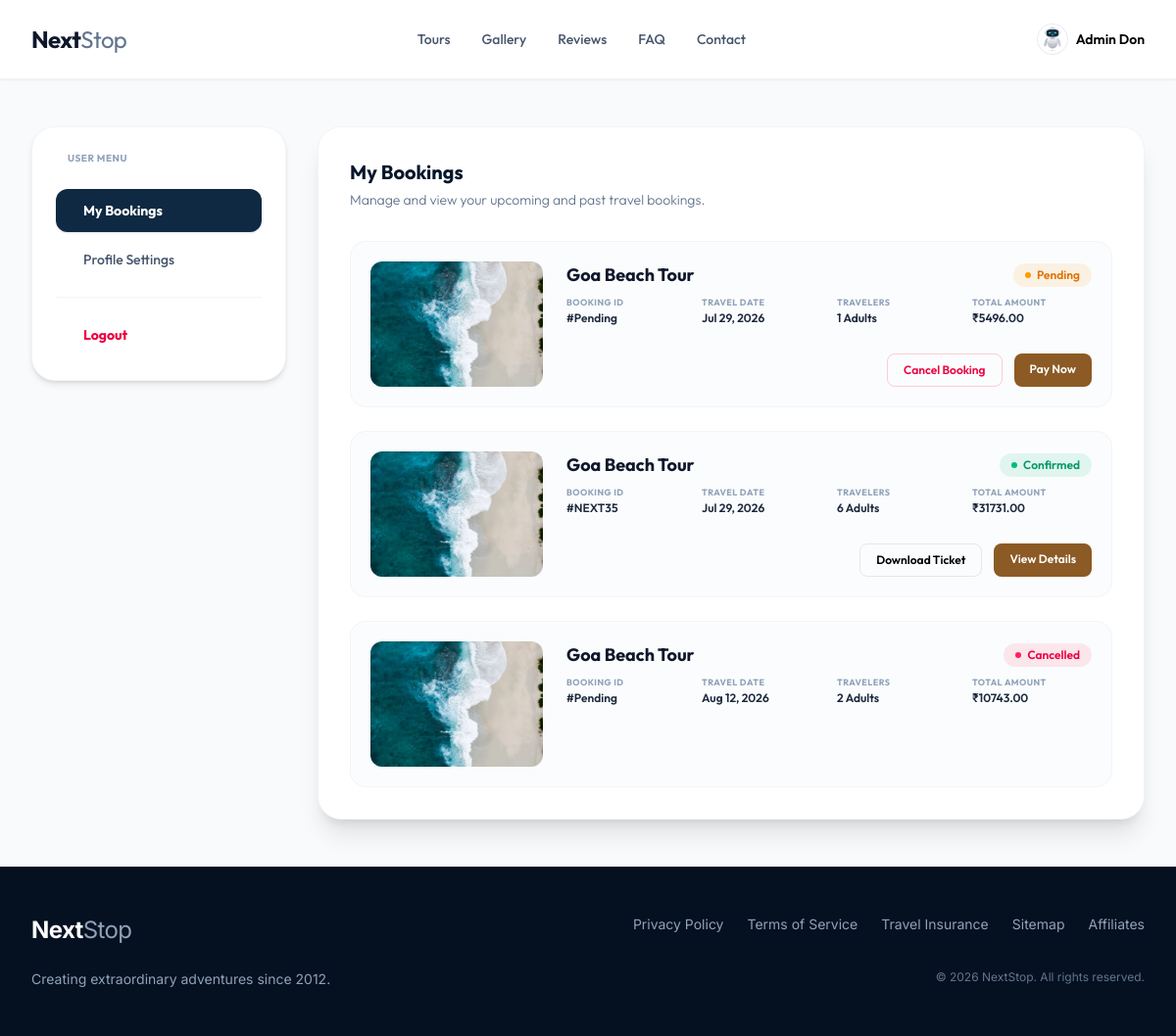
The page /user/ (signed in) on the database its author committed.
### user/models.py (models this page shows, shortened)
class User_Profile(models.Model):
  user = models.OneToOneField(User, on_delete=models.CASCADE, related_name='profile')
  phone = models.CharField(max_length=20)
  full_name = models.CharField(max_length=100)
  address = models.CharField(max_length=250, blank=True, null=True, default="")
  image = models.ImageField(upload_to='profile_pics', blank=True, null=True)

### booking/models.py (models this page shows, shortened)
class Booking(models.Model):
  PAYMENT_CHOICES = [
    ('pending', 'Pending'),
    ('paid', 'Paid'),
    ('failed', 'Failed')
  ]
  STATUS_CHOICES = [
    ('pending', 'Pending'),
    ('confirmed', 'Confirmed'),
    ('completed', 'Completed'),
    ('cancelled', 'Cancelled')
  ]
  user = models.ForeignKey(User, on_delete=models.CASCADE)
  package = models.ForeignKey(Packages, on_delete=models.CASCADE)
  payment_status = models.CharField(max_length=10, choices=PAYMENT_CHOICES)
  status = models.CharField(max_length=10, choices=STATUS_CHOICES)
  UTR_number = models.CharField(max_length=100, blank=True, null=True)
  amount = models.DecimalField(max_digits=10, decimal_places=2)
  updated_at = models.DateTimeField(auto_now=True)
  created_at = models.DateTimeField(auto_now_add=True)
  ticket_number = models.CharField(max_length=100, blank=True, null=True)
  number_of_persons = models.IntegerField(default=1)
  start_date = models.DateField()
  end_date = models.DateField()
  total_cost = models.DecimalField(max_digits=10, decimal_places=2)

### packages/models.py (models this page shows)
class Packages(models.Model):
  TAG_LINE = (
    ('Adventure', 'Adventure'),
    ('Relaxation', 'Relaxation'),
    ('Cultural', 'Cultural'),
    ('Romantic', 'Romantic'),
    ('Family', 'Family'),
    ('Luxury', 'Luxury'),
    ('Budget', 'Budget'),
    ('Best Seller', 'Best Seller'),
    ('None', 'None')
  )
  CATEGORY = (
    ('Beach', 'Beach'),
    ('Adventure', 'Adventure'),
    ('Culture', 'Culture'),
    ('Diving', 'Diving')
  )
  tag_line = models.CharField(max_length=100, choices=TAG_LINE, default='None')
  category = models.CharField(max_length=100, default='Uncategorized')
  location = models.CharField(max_length=255)
  mini_title = models.CharField(max_length=255)
  total_days = models.IntegerField()
  total_nights = models.IntegerField()
  starting_price = models.FloatField()
  max_people = models.IntegerField()
  main_title = models.CharField(max_length=255)
  description = models.TextField()
  category = models.CharField(max_length=100, choices=CATEGORY)
  created_at = models.DateTimeField(auto_now_add=True)

### user/views.py (the view, shortened to what this page needs)
# urls.py: path("", views.user_page, name="user_page"),
@login_required
def user_page(request):
  if not request.user.is_authenticated:
    return redirect('login')
  user_profile = User_Profile.objects.get(user=request.user)
  photo_form = UpdateUserProfilePhotoForm()
  profile_form = UserProfileForm(initial={
    'full_name': user_profile.full_name,
    'phone_number': user_profile.phone,
    'address': user_profile.address
  })
  formatted_user_data = user_data_dict(request)
  return render(request, "user/user_page.html", {
    'user_data': formatted_user_data,
    'form': profile_form,
    'form_photo': photo_form
  })

### user/templates/user/user_page.html (shortened to what this page needs)
{% extends 'layout/index.html' %}
{% load static %}
{% block main_content %}
<div class="max-w-7xl mx-auto px-4 sm:px-6 lg:px-8 py-12">
  <div class="grid grid-cols-1 lg:grid-cols-12 gap-8 items-start">
    <div class="lg:col-span-3">
      <div class="bg-white rounded-3xl border border-slate-100 shadow-md p-6 space-y-6">
        <span class="text-[10px] font-bold text-slate-400 uppercase tracking-wider block px-3">User Menu</span>
        <nav class="space-y-1.5" id="user-sidebar-menu">
          <button
            type="button"
            onclick="switchTab('bookings')"
            id="tab-btn-bookings"
            class="w-full flex items-center gap-3 px-4 py-3 rounded-xl text-sm font-bold text-white bg-[#0f2942] transition-colors text-left cursor-pointer shadow-sm"
          >
            <span>My Bookings</span>
          </button>
          <button
            type="button"
            onclick="switchTab('profile')"
            id="tab-btn-profile"
            class="w-full flex items-center gap-3 px-4 py-3 rounded-xl text-sm font-medium text-slate-600 hover:text-slate-900 hover:bg-slate-50 transition-colors text-left cursor-pointer"
          >
            <span>Profile Settings</span>
          </button>
          <hr class="border-slate-100 my-4">
          <form action="{% url 'logout' %}" method="post">
            <button type="submit" class="w-full flex items-center gap-3 px-4 py-3 rounded-xl text-sm font-bold text-rose-600 hover:bg-rose-50 transition-colors cursor-pointer text-left">
              <span>Logout</span>
            </button>
          </form>
        </nav>
      </div>
    </div>
    <div class="lg:col-span-9 space-y-6">
      <div id="tab-content-bookings" class="bg-white rounded-3xl border border-slate-100 shadow-xl p-6 sm:p-8 space-y-6">
        <div class="space-y-1">
          <h3 class="text-xl font-bold text-[#05162b]">My Bookings</h3>
          <p class="text-sm text-slate-500 font-light">Manage and view your upcoming and past travel bookings.</p>
        </div>
        <div class="space-y-6 pt-2">
          {% if user_data.my_booking %}
            {% for booking in user_data.my_booking %}
            <div class="flex flex-col md:flex-row gap-6 p-5 bg-slate-50/50 border border-slate-100 rounded-2xl hover:shadow-md transition-all">
              <div class="w-full md:w-44 h-32 rounded-xl overflow-hidden flex-shrink-0 bg-slate-100">
                {% if booking.package_image %}
                <img src="{{ booking.package_image }}" alt="{{ booking.package }}" class="w-full h-full object-cover">
                {% else %}
                <div class="w-full h-full flex items-center justify-center text-slate-300"><i class="ri-image-line text-3xl"></i></div>
                {% endif %}
              </div>
              <div class="flex-grow flex flex-col justify-between">
                <div class="space-y-2">
                  <div class="flex flex-wrap items-center justify-between gap-2">
                    <h4 class="text-lg font-bold text-slate-900">{{ booking.package }}</h4>
                    {% if booking.status == 'confirmed' %}
                    <span class="inline-flex items-center gap-1.5 px-3 py-1 rounded-full text-xs font-semibold bg-emerald-500/10 text-emerald-600">
                      <span class="w-1.5 h-1.5 rounded-full bg-emerald-500"></span>
                      Confirmed
                    </span>
                    {% elif booking.status == 'cancelled' %}
                    <span class="inline-flex items-center gap-1.5 px-3 py-1 rounded-full text-xs font-semibold bg-rose-500/10 text-rose-600">
                      <span class="w-1.5 h-1.5 rounded-full bg-rose-500"></span>
                      Cancelled
                    </span>
                    {% else %}
                    <span class="inline-flex items-center gap-1.5 px-3 py-1 rounded-full text-xs font-semibold bg-amber-500/10 text-amber-600">
                      <span class="w-1.5 h-1.5 rounded-full bg-amber-500"></span>
                      {{ booking.status|title }}
                    </span>
                    {% endif %}
                  </div>
                  <div class="grid grid-cols-2 sm:grid-cols-4 gap-4 text-xs text-slate-500 mt-2">
                    <div>
                      <p class="font-bold text-slate-400 uppercase tracking-wider text-[9px]">Booking ID</p>
                      <p class="font-semibold text-slate-800 mt-0.5">#{{ booking.ticket_number|default:"Pending" }}</p>
                    </div>
                    <div>
                      <p class="font-bold text-slate-400 uppercase tracking-wider text-[9px]">Travel Date</p>
                      <p class="font-semibold text-slate-800 mt-0.5">{{ booking.start_date|date:"M d, Y" }}</p>
                    </div>
                    <div>
                      <p class="font-bold text-slate-400 uppercase tracking-wider text-[9px]">Travelers</p>
                      <p class="font-semibold text-slate-800 mt-0.5">{{ booking.number_of_persons }} Adults</p>
                    </div>
                    <div>
                      <p class="font-bold text-slate-400 uppercase tracking-wider text-[9px]">Total Amount</p>
                      <p class="font-semibold text-slate-800 mt-0.5">₹{{ booking.total_cost }}</p>
                    </div>
                  </div>
                </div>
                <div class="flex gap-3 justify-end mt-4">
                  {% if booking.status == 'confirmed' %}
                  <a href="{% url 'booking_success_page' booking.id booking.UTR_number|default:'NA' 'NA' booking.package_id %}" class="px-4 py-2 border border-slate-200 hover:border-slate-350 text-slate-705 hover:text-slate-900 rounded-lg text-xs font-semibold transition-colors cursor-pointer text-center inline-block">
                    Download Ticket
                  </a>
                  <a href="{% url 'packages_detail_page' booking.package_id %}" class="px-4 py-2 bg-[#8c5a24] hover:bg-[#72491d] text-white rounded-lg text-xs font-semibold transition-colors text-center">
                    View Details
                  </a>
                  {% else %}
                  {% if booking.payment_status == 'pending' %}
                  <button type="button" onclick="cancelBooking('{{ booking.id }}', '{{ booking.package }}')" class="px-4 py-2 border border-rose-200 hover:bg-rose-50 text-rose-600 rounded-lg text-xs font-semibold transition-colors cursor-pointer">
                    Cancel Booking
                  </button>
                  {% endif %}
                  {% if booking.payment_status == 'pending' and booking.status != 'cancelled' %}
                  <a href="{% url 'payment_page' booking.package_id booking.start_date|date:'Y-m-d' booking.number_of_persons %}" class="px-4 py-2 bg-[#8c5a24] hover:bg-[#72491d] text-white rounded-lg text-xs font-semibold transition-colors text-center">
                    Pay Now
                  </a>
                  {% endif %}
                  {% endif %}
                </div>
              </div>
            </div>
            {% endfor %}
          {% endif %}
        </div>
      </div>
    </div>
  </div>
</div>
{% endblock %}

### templates/layout/index.html (shortened to what this page needs)
{% load static %}
{% load static tailwind_tags %}
<!doctype html>
<html lang="en" class="h-full">
  <head>
    {% tailwind_css %}
    <link href="https://cdn.jsdelivr.net/npm/remixicon@4.5.0/fonts/remixicon.css" rel="stylesheet" />
  </head>
  <body class="bg-slate-50 min-h-screen flex flex-col text-slate-850 antialiased">
    <header class="sticky top-0 z-50 bg-white/95 backdrop-blur-md border-b border-slate-100 shadow-xs">
      <div class="max-w-7xl mx-auto px-4 sm:px-6 lg:px-8">
        <div class="flex items-center justify-between h-20">
          <div class="flex-shrink-0 flex items-center">
            <a href="{% url 'home' %}" class="text-2xl font-bold tracking-tight text-slate-900">
              Next<span class="font-normal text-slate-500">Stop</span>
            </a>
          </div>
          <nav class="hidden md:flex space-x-8">
            <a href="{% url 'packages_page' %}" class="{% if request.resolver_match.url_name == 'packages_page' %}text-slate-900 underline underline-offset-4{% else %}text-slate-600{% endif %} text-sm font-medium text-slate-600 hover:text-slate-900 transition-colors py-2">Tours</a>
            <a href="{% url 'gallery_page' %}" class="{% if request.resolver_match.url_name == 'gallery_page' %}text-slate-900 underline underline-offset-4{% else %}text-slate-600{% endif %} text-sm font-medium text-slate-600 hover:text-slate-900 transition-colors py-2">Gallery</a>
            <a href="{% url 'review_page' %}" class="{% if request.resolver_match.url_name == 'review_page' %}text-slate-900 underline underline-offset-4{% else %}text-slate-600{% endif %} text-sm font-medium text-slate-600 hover:text-slate-900 transition-colors py-2">Reviews</a>
            <a href="{% url 'FAQ_page' %}" class="{% if request.resolver_match.url_name == 'FAQ_page' %}text-slate-900 underline underline-offset-4{% else %}text-slate-600{% endif %} text-sm font-medium text-slate-600 hover:text-slate-900 transition-colors py-2">FAQ</a>
            <a href="{% url 'contact_page' %}" class="{% if request.resolver_match.url_name == 'contact_page' %}text-slate-900 underline underline-offset-4{% else %}text-slate-600{% endif %} text-sm font-medium text-slate-600 hover:text-slate-900 transition-colors py-2">Contact</a>
          </nav>
          <div class="hidden md:flex items-center space-x-6">
            {% if user.is_authenticated %}
              <a href="{% url 'user_page' %}" class="flex items-center gap-2 group focus:outline-none">
                <div class="w-8 h-8 rounded-full border border-slate-200 overflow-hidden bg-slate-100 ring-2 ring-transparent group-hover:ring-[#8c5a24] transition-all flex-shrink-0">
                  {% if user.profile.image %}
                    <img src="{{ user.profile.image.url }}" alt="Profile" class="w-full h-full object-cover">
                  {% else %}
                    <img src="{% static 'images/default_user.jpeg' %}" alt="Profile" class="w-full h-full object-cover">
                  {% endif %}
                </div>
                <span class="text-sm font-semibold text-slate-650 group-hover:text-slate-900 transition-colors">
                  {{ user.profile.full_name|default:user.username }}
                </span>
              </a>
            {% else %}
              <a href="{% url 'login' %}" class="text-sm font-medium text-slate-600 hover:text-slate-900 transition-colors">Login</a>
            {% endif %}
          </div>
        </div>
      </div>
    </header>
    <main class="flex-grow">
      {% block main_content %} {% endblock %}
    </main>
    <footer class="bg-[#051120] text-slate-400 py-12 border-t border-slate-900 font-inter">
      <div class="max-w-7xl mx-auto px-4 sm:px-6 lg:px-8">
        <div class="hidden md:grid grid-cols-2 gap-y-6 items-start">
          <div>
            <a href="{% url 'home' %}" class="text-2xl font-bold tracking-tight text-white">
              Next<span class="font-normal text-slate-400">Stop</span>
            </a>
          </div>
          <div class="flex justify-end space-x-6 text-sm">
            <a href="#" class="hover:text-white transition-colors">Privacy Policy</a>
            <a href="#" class="hover:text-white transition-colors">Terms of Service</a>
            <a href="#" class="hover:text-white transition-colors">Travel Insurance</a>
            <a href="#" class="hover:text-white transition-colors">Sitemap</a>
            <a href="#" class="hover:text-white transition-colors">Affiliates</a>
          </div>
          <div class="text-sm text-slate-400">
            Creating extraordinary adventures since 2012.
          </div>
          <div class="flex justify-end items-center text-xs text-slate-500">
            <p class="text-right">
              &copy; 2026 NextStop. All rights reserved.
            </p>
          </div>
        </div>
      </div>
    </footer>
  </body>
</html>

### templates/layout/index.html (style rules this page uses)
body { font-family: 'Outfit', 'Inter', sans-serif; }
.font-inter { font-family: 'Inter', sans-serif; }

### rows shown on the page
Booking: package "Goa Beach Tour", status "Pending", ticket_number "Pending", start_date "Jul 29, 2026", number_of_persons "1", total_cost "5496.00", payment_status "Pay Now"
Packages: package "Goa Beach Tour" "Goa Beach Tour"
Booking: status "confirmed" (drawn), ticket_number "NEXT35", start_date "Jul 29, 2026", total_cost "31731.00"
Booking: status "cancelled" (drawn), start_date "Aug 12, 2026", total_cost "10743.00"

### other values the page prints
{{ user.profile.full_name|default:user.username }} "Admin Don"
{{ booking.number_of_persons }} "6" "2"
{{ booking.ticket_number|default:"Pending" }} "Pending"
